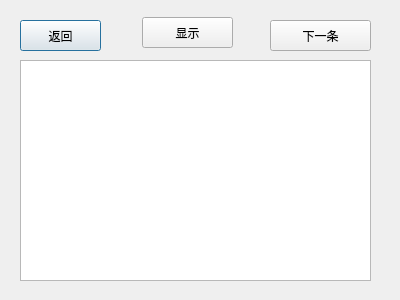
<?xml version="1.0" encoding="UTF-8"?>
<ui version="4.0">
 <class>Dialog</class>
 <widget class="QDialog" name="Dialog">
  <property name="geometry">
   <rect>
    <x>0</x>
    <y>0</y>
    <width>400</width>
    <height>300</height>
   </rect>
  </property>
  <property name="windowTitle">
   <string>Dialog</string>
  </property>
  <widget class="QPushButton" name="backbutton">
   <property name="geometry">
    <rect>
     <x>20</x>
     <y>20</y>
     <width>81</width>
     <height>31</height>
    </rect>
   </property>
   <property name="text">
    <string>返回</string>
   </property>
  </widget>
  <widget class="QPushButton" name="pushButton3">
   <property name="geometry">
    <rect>
     <x>270</x>
     <y>20</y>
     <width>101</width>
     <height>31</height>
    </rect>
   </property>
   <property name="text">
    <string>下一条</string>
   </property>
  </widget>
  <widget class="QPushButton" name="pushButton4">
   <property name="geometry">
    <rect>
     <x>142</x>
     <y>17</y>
     <width>91</width>
     <height>31</height>
    </rect>
   </property>
   <property name="text">
    <string>显示</string>
   </property>
  </widget>
  <widget class="QTextBrowser" name="textBrowser">
   <property name="geometry">
    <rect>
     <x>20</x>
     <y>60</y>
     <width>351</width>
     <height>221</height>
    </rect>
   </property>
  </widget>
 </widget>
 <resources/>
 <connections/>
</ui>
